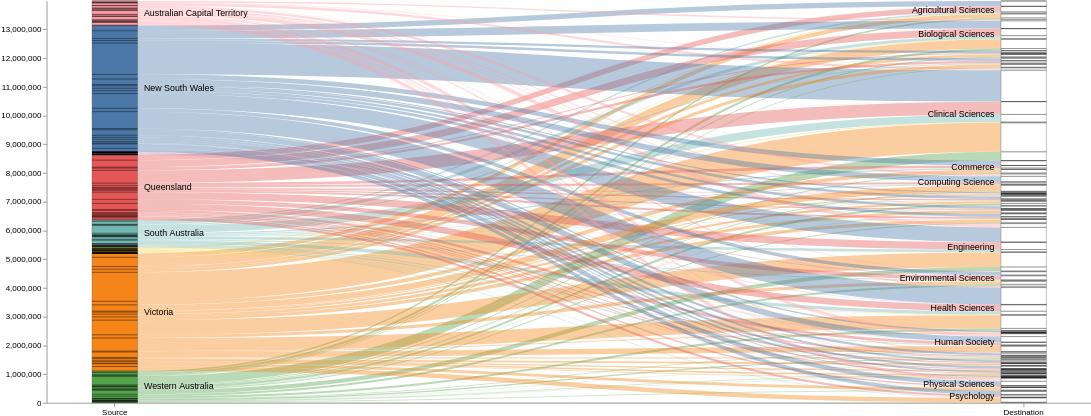

Source (Vega-Lite JSON):
### Vega specification from a JSON file in a GitHub repository (floating-point values rounded to 4 significant figures; data arrays with more than 128 entries replaced by an {"elided": "..."} marker saying what was removed)
{"$schema": "https://vega.github.io/schema/vega/v5.json", "height": 500, "width": 1300, "data": [{"name": "rawData", "values": {"elided": "184 records"}, "transform": [{"type": "formula", "expr": "datum.Field", "as": "stk2"}, {"type": "formula", "expr": "datum.State", "as": "stk1"}, {"type": "formula", "expr": "datum.Money", "as": "size"}]}, {"name": "nodes", "source": "rawData", "transform": [{"type": "filter", "expr": "!groupSelector || groupSelector.stk1 == datum.stk1 || groupSelector.stk2 == datum.stk2"}, {"type": "formula", "expr": "datum.stk1+datum.stk2", "as": "key"}, {"type": "fold", "fields": ["stk1", "stk2"], "as": ["stack", "grpId"]}, {"type": "formula", "expr": "datum.stack == 'stk1' ? datum.stk1+' '+datum.stk2 : datum.stk2+' '+datum.stk1", "as": "sortField"}, {"type": "stack", "groupby": ["stack"], "sort": {"field": "sortField", "order": "descending"}, "field": "size"}, {"type": "formula", "expr": "(datum.y0+datum.y1)/2", "as": "yc"}]}, {"name": "groups", "source": "nodes", "transform": [{"type": "aggregate", "groupby": ["stack", "grpId"], "fields": ["size"], "ops": ["sum"], "as": ["total"]}, {"type": "stack", "groupby": ["stack"], "sort": {"field": "grpId", "order": "descending"}, "field": "total"}, {"type": "formula", "expr": "scale('y', datum.y0)", "as": "scaledY0"}, {"type": "formula", "expr": "scale('y', datum.y1)", "as": "scaledY1"}, {"type": "formula", "expr": "datum.stack == 'stk1'", "as": "rightLabel"}, {"type": "formula", "expr": "datum.total/domain('y')[1]", "as": "percentage"}]}, {"name": "destinationNodes", "source": "nodes", "transform": [{"type": "filter", "expr": "datum.stack == 'stk2'"}]}, {"name": "edges", "source": "nodes", "transform": [{"type": "filter", "expr": "datum.stack == 'stk1'"}, {"type": "lookup", "from": "destinationNodes", "key": "key", "fields": ["key"], "as": ["target"]}, {"type": "linkpath", "orient": "horizontal", "shape": "diagonal", "sourceY": {"expr": "scale('y', datum.yc)"}, "sourceX": {"expr": "scale('x', 'stk1') + bandwidth('x')"}, "targetY": {"expr": "scale('y', datum.target.yc)"}, "targetX": {"expr": "scale('x', 'stk2')"}}, {"type": "formula", "expr": "range('y')[0]-scale('y', datum.size)", "as": "strokeWidth"}, {"type": "formula", "expr": "datum.size/domain('y')[1]", "as": "percentage"}]}], "scales": [{"name": "x", "type": "band", "range": "width", "domain": ["stk1", "stk2"], "paddingOuter": 0.05, "paddingInner": 0.95}, {"name": "y", "type": "linear", "range": "height", "domain": {"data": "nodes", "field": "y1"}}, {"name": "color", "type": "ordinal", "range": "category", "domain": {"data": "rawData", "field": "stk1"}}, {"name": "stackNames", "type": "ordinal", "range": ["Source", "Destination"], "domain": ["stk1", "stk2"]}], "axes": [{"orient": "bottom", "scale": "x", "encode": {"labels": {"update": {"text": {"scale": "stackNames", "field": "value"}}}}}, {"orient": "left", "scale": "y"}], "marks": [{"type": "path", "name": "edgeMark", "from": {"data": "edges"}, "clip": true, "encode": {"update": {"stroke": [{"test": "groupSelector && groupSelector.stack=='stk1'", "scale": "color", "field": "stk2"}, {"scale": "color", "field": "stk1"}], "strokeWidth": {"field": "strokeWidth"}, "path": {"field": "path"}, "strokeOpacity": {"signal": "!groupSelector && (groupHover.stk1 == datum.stk1 || groupHover.stk2 == datum.stk2) ? 0.9 : 0.4"}, "zindex": {"signal": "!groupSelector && (groupHover.stk1 == datum.stk1 || groupHover.stk2 == datum.stk2) ? 1 : 0"}, "tooltip": {"signal": "datum.stk1 + ' → ' + datum.stk2 + '    ' + format(datum.size, ',.0f') + '   (' + format(datum.percentage, '.1%') + ')'"}}, "hover": {"strokeOpacity": {"value": 1}}}}, {"type": "rect", "name": "groupMark", "from": {"data": "groups"}, "encode": {"enter": {"fill": {"scale": "color", "field": "grpId"}, "width": {"scale": "x", "band": 1}}, "update": {"x": {"scale": "x", "field": "stack"}, "y": {"field": "scaledY0"}, "y2": {"field": "scaledY1"}, "fillOpacity": {"value": 1}, "tooltip": {"signal": "datum.grpId + '   ' + format(datum.total, ',.0f') + '   (' + format(datum.percentage, '.1%') + ')'"}}, "hover": {"fillOpacity": {"value": 1}}}}, {"type": "text", "from": {"data": "groups"}, "interactive": false, "encode": {"update": {"x": {"signal": "scale('x', datum.stack) + (datum.rightLabel ? bandwidth('x') + 8 : -8)"}, "yc": {"signal": "(datum.scaledY0 + datum.scaledY1)/2"}, "align": {"signal": "datum.rightLabel ? 'left' : 'right'"}, "baseline": {"value": "middle"}, "fontWeight": {"value": "normal"}, "text": {"signal": "abs(datum.scaledY0-datum.scaledY1) > 13 ? datum.grpId : ''"}}}}, {"type": "group", "data": [{"name": "dataForShowAll", "values": [{}], "transform": [{"type": "filter", "expr": "groupSelector"}]}], "encode": {"enter": {"xc": {"signal": "width/2"}, "y": {"value": 30}, "width": {"value": 80}, "height": {"value": 30}}}, "marks": [{"type": "group", "name": "groupReset", "from": {"data": "dataForShowAll"}, "encode": {"enter": {"cornerRadius": {"value": 6}, "fill": {"value": "#f5f5f5"}, "stroke": {"value": "#000"}, "strokeWidth": {"value": 2}, "height": {"field": {"group": "height"}}, "width": {"field": {"group": "width"}}}, "update": {"opacity": {"value": 1}}, "hover": {"opacity": {"value": 0.7}}}, "marks": [{"type": "text", "interactive": false, "encode": {"enter": {"xc": {"field": {"group": "width"}, "mult": 0.5}, "yc": {"field": {"group": "height"}, "mult": 0.5, "offset": 2}, "align": {"value": "center"}, "baseline": {"value": "middle"}, "fontWeight": {"value": "normal"}, "text": {"value": "Show All"}}}}]}]}, {"type": "rect", "from": {"data": "nodes"}, "encode": {"enter": {"stroke": {"value": "#000"}, "strokeWidth": {"value": 0.3}, "width": {"scale": "x", "band": 1}, "x": {"scale": "x", "field": "stack"}, "y": {"field": "y0", "scale": "y"}, "y2": {"field": "y1", "scale": "y"}}}}], "signals": [{"name": "groupHover", "value": {}, "on": [{"events": "@groupMark:mouseover", "update": "{stk1:datum.stack=='stk1' && datum.grpId, stk2:datum.stack=='stk2' && datum.grpId}"}, {"events": "mouseout", "update": "{}"}]}, {"name": "groupSelector", "value": false, "on": [{"events": "@groupMark:click!", "update": "{stack:datum.stack, stk1:datum.stack=='stk1' && datum.grpId, stk2:datum.stack=='stk2' && datum.grpId}"}, {"events": [{"type": "click", "markname": "groupReset"}, {"type": "dblclick"}], "update": "false"}]}]}
